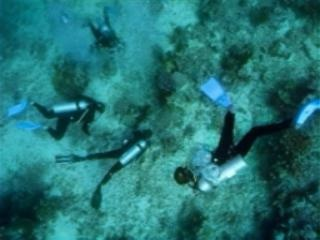
#> input picture inputimages/set_o46 (1).jpg, 320 x 240 px, found by its file name
$ python gain5.py
#> lines starting #> are read from the running program, lines starting #| are printed output that depends on the picture
#> further down, image is the input picture: shape (240, 320, 3); mean B, G, R 114.9, 115, 34.7
import cv2
import numpy as np
import matplotlib.pyplot as plt
import matplotlib
matplotlib.use('Agg')  # Use a non-interactive backend


def apply_gain_control_in_frequency_domain(image, gain):
    """
    Applies gain control to the image in the frequency domain.

    Args:
        image (numpy.ndarray): Input BGR image.
        gain (float): Gain factor to adjust amplitude in the frequency domain.

    Returns:
        numpy.ndarray: Gain-corrected BGR image.
    """
#> called with gain = 1.5
    # Split the image into B, G, R channels
    channels = cv2.split(image)
    corrected_channels = []

    for channel in channels:
        # Perform Fourier Transform on each channel
        dft = np.fft.fft2(channel)
        dft_shift = np.fft.fftshift(dft)

        # Apply gain control by scaling the amplitude
        magnitude = np.abs(dft_shift)
        phase = np.angle(dft_shift)
        magnitude = magnitude * gain

        # Reconstruct the frequency domain representation
        modified_dft_shift = magnitude * np.exp(1j * phase)
        modified_dft = np.fft.ifftshift(modified_dft_shift)

        # Perform Inverse Fourier Transform
        corrected_channel = np.fft.ifft2(modified_dft).real

        # Normalize the output to fit in [0, 255] range
        corrected_channel = cv2.normalize(corrected_channel, None, 0, 255, cv2.NORM_MINMAX)
        corrected_channels.append(corrected_channel.astype(np.uint8))
#> this loop made 3 passes
#> pass 1, in apply_gain_control_in_frequency_domain, `phase = np.angle(dft_shift)`:
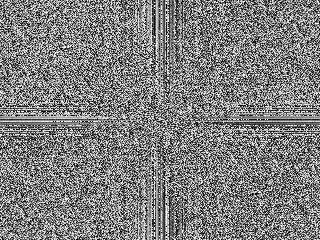
#> phase: shape (240, 320) float64; min -3.14, max 3.14, mean 2.48e-17; drawn with min black and max white
#> pass 1, in apply_gain_control_in_frequency_domain, `corrected_channel = np.fft.ifft2(modified_dft).real`:
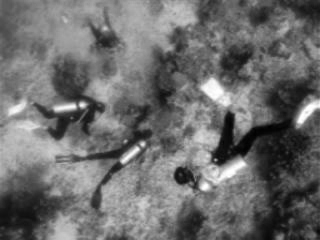
#> corrected_channel: shape (240, 320) float64; min 15, max 382.5, mean 172.3; drawn with min black and max white
#> after the loop:
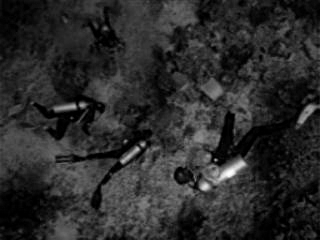
#> corrected_channel: shape (240, 320) float64; min 3.51e-31, max 255, mean 43.4
#> after the loop, corrected_channels = 3 items

    # Merge the corrected channels back into a BGR image
    corrected_image = cv2.merge(corrected_channels)
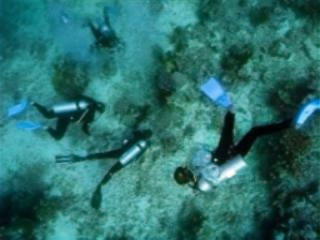
#> corrected_image: shape (240, 320, 3); mean of channels 0, 1, 2 108.6, 112.3, 43; drawn as B, G, R

    return corrected_image

# Load an example underwater image
image_path = r"D:\Mainproject\Main-project\inputimages\set_o46 (1).jpg"  # Replace with your image path
image = cv2.imread(image_path)

if image is None:
    raise FileNotFoundError("Image not found. Please provide a valid path.")

# Apply gain control in frequency domain
gain = 1.5  # Adjust as needed
corrected_image = apply_gain_control_in_frequency_domain(image, gain)

# Display the original and corrected images
plt.figure(figsize=(10, 5))
plt.subplot(1, 2, 1)
plt.title("Original Image")
plt.imshow(cv2.cvtColor(image, cv2.COLOR_BGR2RGB))
plt.axis("off")

plt.subplot(1, 2, 2)
plt.title("Corrected Image")
plt.imshow(cv2.cvtColor(corrected_image, cv2.COLOR_BGR2RGB))
plt.axis("off")

plt.savefig('output_plot.png')  # Save the plot as an image
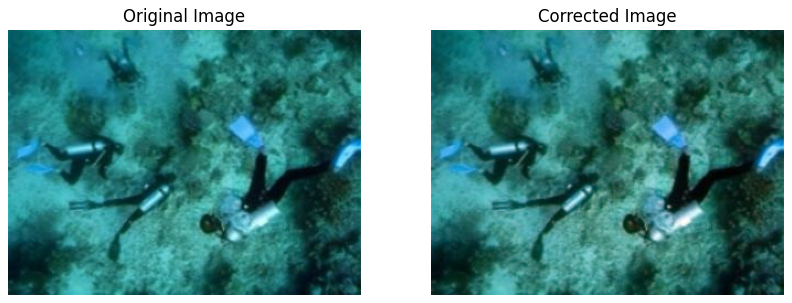
#> figure drawn by matplotlib, 2 panels
print("Plot saved as 'output_plot.png'")

$ run again, with inputimages/set_f17.jpg copied over inputimages/set_o46 (1).jpg
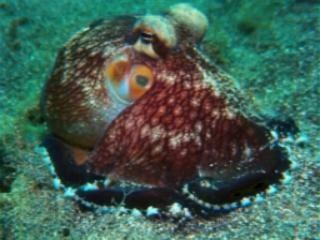
#> input picture inputimages/set_f17.jpg, 320 x 240 px, found by its file name
#> image is the input picture: shape (240, 320, 3); mean B, G, R 83.2, 95.3, 65
#> the loop in apply_gain_control_in_frequency_domain, `for channel in channels:` made 3 passes
#> after the loop in apply_gain_control_in_frequency_domain, `for channel in channels:`:
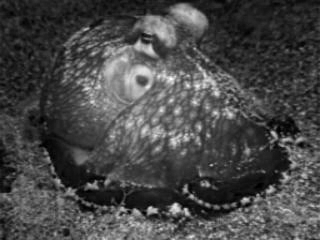
#> corrected_channel: shape (240, 320) float64; min 1.92e-30, max 255, mean 72.1; drawn with min black and max white
#> after the loop in apply_gain_control_in_frequency_domain, `for channel in channels:`: corrected_channels = 3 items
#> `plt.savefig('output_plot.png')`:
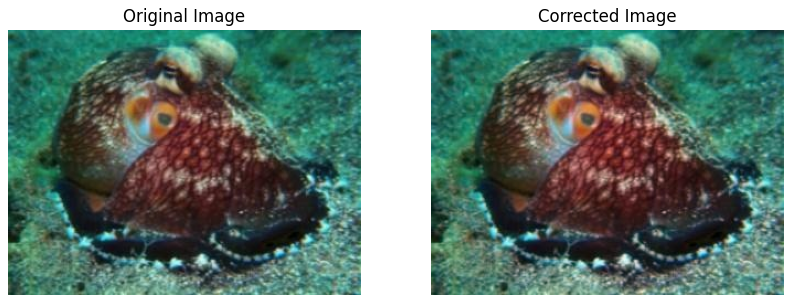
#> figure drawn by matplotlib, 2 panels

$ run again, with inputimages/set_f301.jpg copied over inputimages/set_o46 (1).jpg
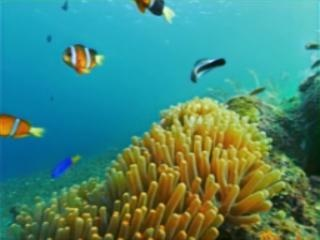
#> input picture inputimages/set_f301.jpg, 320 x 240 px, found by its file name
#> image is the input picture: shape (240, 320, 3); mean B, G, R 118.9, 136.7, 69
#> the loop in apply_gain_control_in_frequency_domain, `for channel in channels:` made 3 passes
#> after the loop in apply_gain_control_in_frequency_domain, `for channel in channels:`:
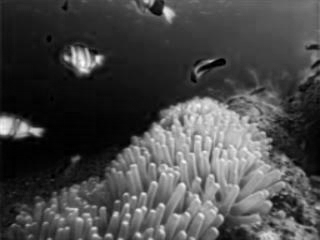
#> corrected_channel: shape (240, 320) float64; min -6.07e-30, max 255, mean 72.7; drawn with min black and max white
#> after the loop in apply_gain_control_in_frequency_domain, `for channel in channels:`: corrected_channels = 3 items
#> `plt.savefig('output_plot.png')`:
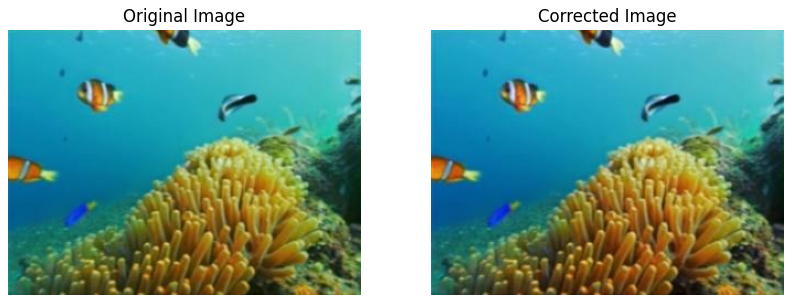
#> figure drawn by matplotlib, 2 panels

$ run again, with inputimages/set_f335.jpg copied over inputimages/set_o46 (1).jpg
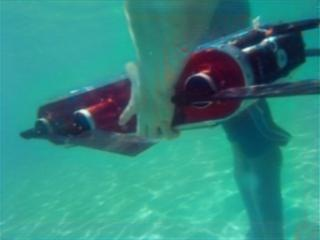
#> input picture inputimages/set_f335.jpg, 320 x 240 px, found by its file name
#> image is the input picture: shape (240, 320, 3); mean B, G, R 129.5, 137.8, 50.8
#> the loop in apply_gain_control_in_frequency_domain, `for channel in channels:` made 3 passes
#> after the loop in apply_gain_control_in_frequency_domain, `for channel in channels:`:
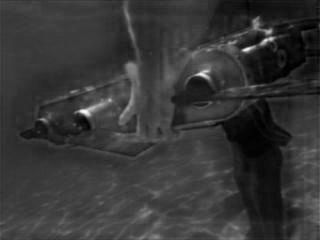
#> corrected_channel: shape (240, 320) float64; min -1.41e-31, max 255, mean 55.1; drawn with min black and max white
#> after the loop in apply_gain_control_in_frequency_domain, `for channel in channels:`: corrected_channels = 3 items
#> `plt.savefig('output_plot.png')`:
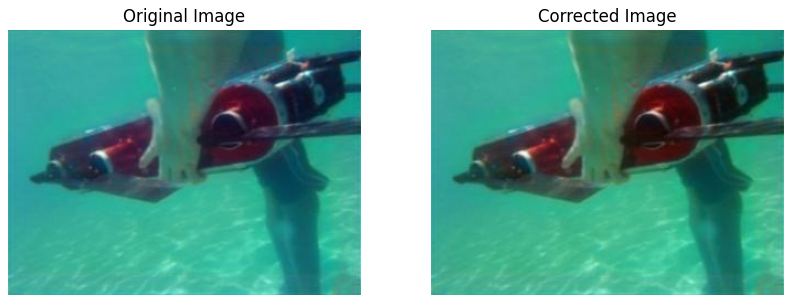
#> figure drawn by matplotlib, 2 panels
